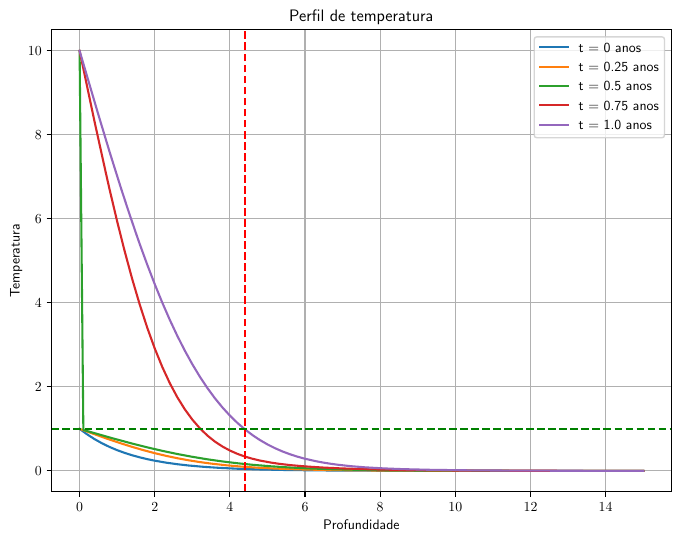

This figure's Python source:
import csv
import numpy as np
import matplotlib.pyplot as plt
from matplotlib.animation import FuncAnimation

plt.rcParams['text.usetex'] = True

# parâmetros
k = 6.3     # difusividade térmica (m^2/year)
L = 15.0    # profundidade máxima na integração
T = 1.0     # tempo total de integração (em anos)
Nx = 150    # quantidade de pontos espaciais
Nt = 1260   # quantidade de timesteps
dx = L / Nx
dt = T / Nt

# condição inicial (começando com inverno)
def f(t):
    if (0 <= t <= 0.5):
        f = 1
    elif (0.5 < t <= 1):
        f = 10
    return f

# condições de contorno
def initial_condition(t, x):
    return f(t) * np.exp(-0.71 * x)

def right_boundary_condition(t, x):
    return np.zeros_like(x)

# função para fazer a animação
def update(frame):
    line.set_ydata(frames[frame])
    time = (frame + 1) * dt
    timer_text.set_text(f't = {time:.2f} anos')
    return line, timer_text

# criação da malha espacial
x_values = np.linspace(0, L, Nx+1)

u = initial_condition(0, x_values)

frames = []

specific_times = [0, 0.25, 0.5, 0.75, 1.0]
specific_frames = []

time_values = []

# aplicando o esquema de Euler explícito
for n in range(Nt):
    u_new = np.zeros_like(u)
    
    # aplicando as condições de contorno
    u_new[0] = f((n+1) * dt)
    u_new[-1] = right_boundary_condition((n+1) * dt, x_values)[-1]
    
    for i in range(1, Nx):
        u_new[i] = u[i] + k * dt * (u[i+1] - 2 * u[i] + u[i-1]) / (dx**2)
    
    # salvando a solução para fazer a animação
    u = u_new.copy()
    frames.append(u.copy())
    time_values.append(n*dt)
    
    # salvando a solução para fazer a figura
    if (n * dt) in specific_times:
        print(n*dt)
        specific_frames.append(u.copy())

# append para pegar a última iteração temporar (t=1)
specific_frames.append(u.copy())

# criando a animação
fig, ax = plt.subplots()
line, = ax.plot(x_values, frames[0], label='')
plt.title('Perfil de temperatura')
plt.xlabel('Profundidade')
plt.ylabel('Temperatura')
plt.legend()
plt.grid(True)

ax.set_ylim(0,10)

ax.axvline(x=4.4, color='red', linestyle='--', label='x = 4.4')
ax.axhline(y=1, color='green', linestyle='--', label='y = 1')

timer_text = ax.text(0.02, 0.95, '', transform=ax.transAxes)

ani = FuncAnimation(fig, update, frames=len(frames), interval=50)

ani.save('exp-euler.mp4', fps=30, extra_args=['-vcodec', 'libx264'])

# criando a figura
plt.figure(figsize=(8, 6))

for i, time in enumerate(specific_times):
    plt.plot(x_values, specific_frames[i], label=f't = {time} anos')

plt.axvline(x=4.4, color='red', linestyle='--', label='')
plt.axhline(y=1, color='green', linestyle='--', label='')

plt.title('Perfil de temperatura')
plt.xlabel('Profundidade')
plt.ylabel('Temperatura')
plt.legend()
plt.grid(True)

plt.savefig('exp-euler.pdf', bbox_inches='tight')

with open('exp-euler.csv', mode='w', newline='') as file:
    writer = csv.writer(file)
    writer.writerow(['tempo', 'temperatura'])
    for time, frame in zip(time_values, frames):
        writer.writerow([time] + frame.tolist())